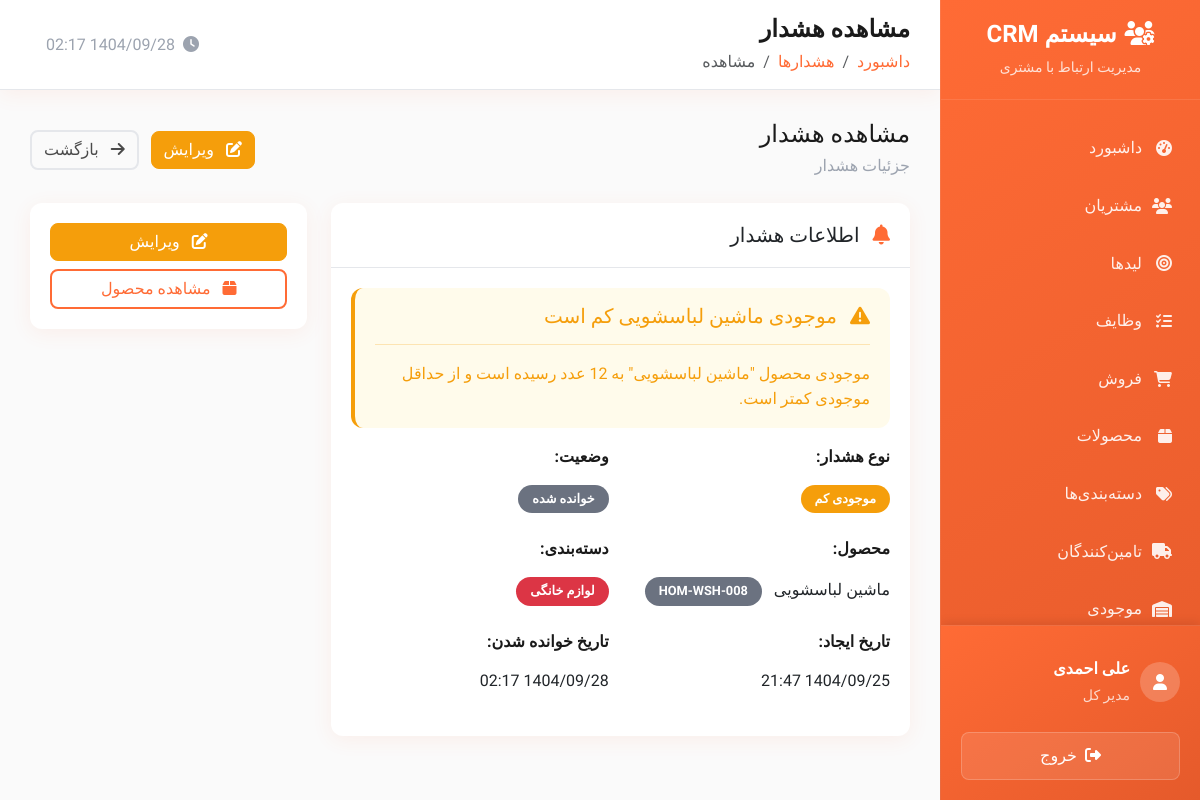
The app's page /public/alert_view.php?id=2 (signed in) with its own data.
### tables this page shows
CREATE TABLE users (
    id INT AUTO_INCREMENT PRIMARY KEY,
    username VARCHAR(50) UNIQUE NOT NULL,
    email VARCHAR(100) UNIQUE NOT NULL,
    password VARCHAR(255) NOT NULL,
    first_name VARCHAR(50) NOT NULL,
    last_name VARCHAR(50) NOT NULL,
    mobile VARCHAR(15),
    phone VARCHAR(20),
    avatar VARCHAR(255),
    role ENUM('admin', 'manager', 'sales', 'user') DEFAULT 'user',
    status ENUM('active', 'inactive', 'suspended') DEFAULT 'active',
    department VARCHAR(100),
    position VARCHAR(100),
    hire_date DATE,
    salary DECIMAL(10,2),
    address TEXT,
    notes TEXT,
    last_login DATETIME,
    failed_login_attempts INT DEFAULT 0,
    locked_until DATETIME NULL,
    created_at TIMESTAMP DEFAULT CURRENT_TIMESTAMP,
    updated_at TIMESTAMP DEFAULT CURRENT_TIMESTAMP ON UPDATE CURRENT_TIMESTAMP
);

CREATE TABLE alerts (
    id INT AUTO_INCREMENT PRIMARY KEY,
    product_id INT NOT NULL,
    type ENUM('low_stock', 'out_of_stock', 'expiry', 'custom') NOT NULL,
    title VARCHAR(255) NOT NULL,
    message TEXT NOT NULL,
    is_read BOOLEAN DEFAULT FALSE,
    read_at TIMESTAMP NULL,
    created_at TIMESTAMP DEFAULT CURRENT_TIMESTAMP,
    updated_at TIMESTAMP DEFAULT CURRENT_TIMESTAMP ON UPDATE CURRENT_TIMESTAMP,
    deleted_at TIMESTAMP NULL,
    FOREIGN KEY (product_id) REFERENCES products(id) ON DELETE CASCADE
);

CREATE TABLE products (
    id INT AUTO_INCREMENT PRIMARY KEY,
    name VARCHAR(255) NOT NULL,
    description TEXT,
    category VARCHAR(100),
    category_id INT NULL,
    supplier_id INT NULL,
    price DECIMAL(15,2) DEFAULT 0,
    cost_price DECIMAL(15,2) DEFAULT 0,
    purchase_price DECIMAL(15,2) DEFAULT 0,
    selling_price DECIMAL(15,2) DEFAULT 0,
    sku VARCHAR(100) UNIQUE NOT NULL,
    status ENUM('active', 'inactive', 'discontinued') DEFAULT 'active',
    stock_quantity INT DEFAULT 0,
    min_stock_level INT DEFAULT 5,
    max_stock_level INT NULL,
    unit VARCHAR(50) DEFAULT 'عدد',
    barcode VARCHAR(100),
    image VARCHAR(255) NULL,
    weight DECIMAL(10,3) DEFAULT 0,
    dimensions VARCHAR(100),
    tags TEXT,
    notes TEXT,
    is_active BOOLEAN DEFAULT TRUE,
    created_by INT,
    created_at TIMESTAMP DEFAULT CURRENT_TIMESTAMP,
    updated_at TIMESTAMP DEFAULT CURRENT_TIMESTAMP ON UPDATE CURRENT_TIMESTAMP,
    deleted_at TIMESTAMP NULL,
    FOREIGN KEY (created_by) REFERENCES users(id) ON DELETE SET NULL,
    FOREIGN KEY (category_id) REFERENCES categories(id) ON DELETE CASCADE ON UPDATE CASCADE,
    FOREIGN KEY (supplier_id) REFERENCES suppliers(id) ON DELETE CASCADE ON UPDATE CASCADE
);

CREATE TABLE categories (
    id INT AUTO_INCREMENT PRIMARY KEY,
    name VARCHAR(255) NOT NULL UNIQUE,
    description TEXT NULL,
    color VARCHAR(7) DEFAULT '#007bff',
    icon VARCHAR(255) NULL,
    is_active BOOLEAN DEFAULT TRUE,
    created_at TIMESTAMP DEFAULT CURRENT_TIMESTAMP,
    updated_at TIMESTAMP DEFAULT CURRENT_TIMESTAMP ON UPDATE CURRENT_TIMESTAMP,
    deleted_at TIMESTAMP NULL
);

### public/alert_view.php (the view, shortened to what the rows shown need)
<?php
$alert_id = (int)($_GET['id'] ?? 0);
$page_title = 'مشاهده هشدار';
require_once __DIR__ . '/../private/database.php';
require_once __DIR__ . '/../private/auth.php';
require_once __DIR__ . '/../private/functions.php';
try {
    $stmt = $pdo->prepare("
        SELECT
            a.*,
            p.name as product_name,
            p.sku,
            c.name as category_name,
            c.color as category_color
        FROM alerts a
        INNER JOIN products p ON a.product_id = p.id
        LEFT JOIN categories c ON p.category_id = c.id AND c.deleted_at IS NULL
        WHERE a.id = ? AND a.deleted_at IS NULL
    ");
    $stmt->execute([$alert_id]);
    $alert = $stmt->fetch();
    if (!$alert['is_read']) {
        $alert['is_read'] = 1;
        $alert['read_at'] = date('Y-m-d H:i:s');
    }
} catch (PDOException $e) {
    error_log("خطا در دریافت اطلاعات هشدار: " . $e->getMessage());
    setMessage('خطا در بارگذاری اطلاعات', 'error');
    header('Location: alerts.php');
    exit();
}
$type_labels = [
    'low_stock' => 'موجودی کم',
    'out_of_stock' => 'تمام شده',
    'expiry' => 'انقضا',
    'custom' => 'سفارشی'
];
$type_classes = [
    'low_stock' => 'warning',
    'out_of_stock' => 'danger',
    'expiry' => 'info',
    'custom' => 'secondary'
];
include __DIR__ . '/../private/header.php';
?>
<div class="row">
    <div class="col-lg-8">
        <div class="card mb-4">
            <div class="card-body">
                <div class="alert alert-<?php echo $type_classes[$alert['type']]; ?>">
                    <h5 class="alert-heading">
                        <i class="fas fa-exclamation-triangle me-2"></i>
                        <?php echo htmlspecialchars($alert['title']); ?>
                    </h5>
                    <hr>
                    <p class="mb-0"><?php echo nl2br(htmlspecialchars($alert['message'])); ?></p>
                </div>
                <div class="row">
                    <div class="col-md-6 mb-3">
                        <p class="form-control-plaintext">
                            <span class="badge bg-<?php echo $type_classes[$alert['type']]; ?> fs-6">
                                <?php echo $type_labels[$alert['type']]; ?>
                            </span>
                        </p>
                    </div>
                </div>
                <div class="row">
                    <div class="col-md-6 mb-3">
                        <label class="form-label fw-bold">محصول:</label>
                        <p class="form-control-plaintext">
                            <?php echo htmlspecialchars($alert['product_name']); ?>
                            <span class="badge bg-secondary ms-2"><?php echo htmlspecialchars($alert['sku']); ?></span>
                        </p>
                    </div>
                    <?php if ($alert['category_name']): ?>
                    <div class="col-md-6 mb-3">
                        <label class="form-label fw-bold">دسته‌بندی:</label>
                        <p class="form-control-plaintext">
                            <span class="badge" style="background-color: <?php echo htmlspecialchars($alert['category_color']); ?>; color: white;">
                                <?php echo htmlspecialchars($alert['category_name']); ?>
                            </span>
                        </p>
                    </div>
                    <?php endif; ?>
                </div>
                <div class="row">
                    <div class="col-md-6 mb-3">
                        <label class="form-label fw-bold">تاریخ ایجاد:</label>
                        <p class="form-control-plaintext">
                            <?php echo formatPersianDate($alert['created_at']); ?>
                        </p>
                    </div>
                </div>
            </div>
        </div>
    </div>
</div>
<?php include __DIR__ . '/../private/footer.php'; ?>

### private/header.php (shortened to what the rows shown need)
<?php
$current_user = getCurrentUser();
?>
<!DOCTYPE html>
<html lang="fa" dir="rtl">
<head>
    <link href="https://cdn.jsdelivr.net/npm/bootstrap@5.3.0/dist/css/bootstrap.rtl.min.css" rel="stylesheet">
    <link href="https://cdnjs.cloudflare.com/ajax/libs/font-awesome/6.4.0/css/all.min.css" rel="stylesheet">
    <link href="https://cdn.jsdelivr.net/npm/chart.js@3.9.1/dist/chart.min.css" rel="stylesheet">
</head>
<body>
    <div class="sidebar" id="sidebar">
            <?php if (hasRole('admin')): ?>
            <a href="settings.php" class="menu-item <?php echo basename($_SERVER['PHP_SELF']) == 'settings.php' ? 'active' : ''; ?>">
                <i class="fas fa-cog"></i>
                تنظیمات
            </a>
            <a href="users.php" class="menu-item <?php echo basename($_SERVER['PHP_SELF']) == 'users.php' ? 'active' : ''; ?>">
                <i class="fas fa-user-cog"></i>
                کاربران
            </a>
            <?php endif; ?>
        <div class="sidebar-user">
            <div class="user-info">
                <div>
                    <div class="fw-bold"><?php echo htmlspecialchars($current_user['first_name'] . ' ' . $current_user['last_name']); ?></div>
                    <small class="opacity-75"><?php echo getRoleTitle($current_user['role']); ?></small>
                </div>
            </div>
        </div>
    </div>
    <div class="main-content">
        <div class="top-nav d-flex justify-content-between align-items-center">
            <div>
                <h1 class="nav-title"><?php echo isset($page_title) ? $page_title : 'داشبورد'; ?></h1>
            </div>
        </div>
        <div class="content">

### records on screen
users: first_name+last_name "علی احمدی", role "مدیر کل"
alerts: title "موجودی ماشین لباسشویی کم است", message "موجودی محصول \"ماشین لباسشویی\" به 12 عدد رسیده است و از حداقل موجودی کمتر است.", type "موجودی کم", product.name "ماشین لباسشویی", product.sku "HOM-WSH-008", categories.name "لوازم خانگی", created_at "1404/09/25 21:47"

### other values on screen
$page_title "مشاهده هشدار"
$item['title'] "داشبورد"
$item['title'] "هشدارها"
$item['title'] "مشاهده"
formatPersianDate($alert['read_at']) "1404/09/28 02:17"
